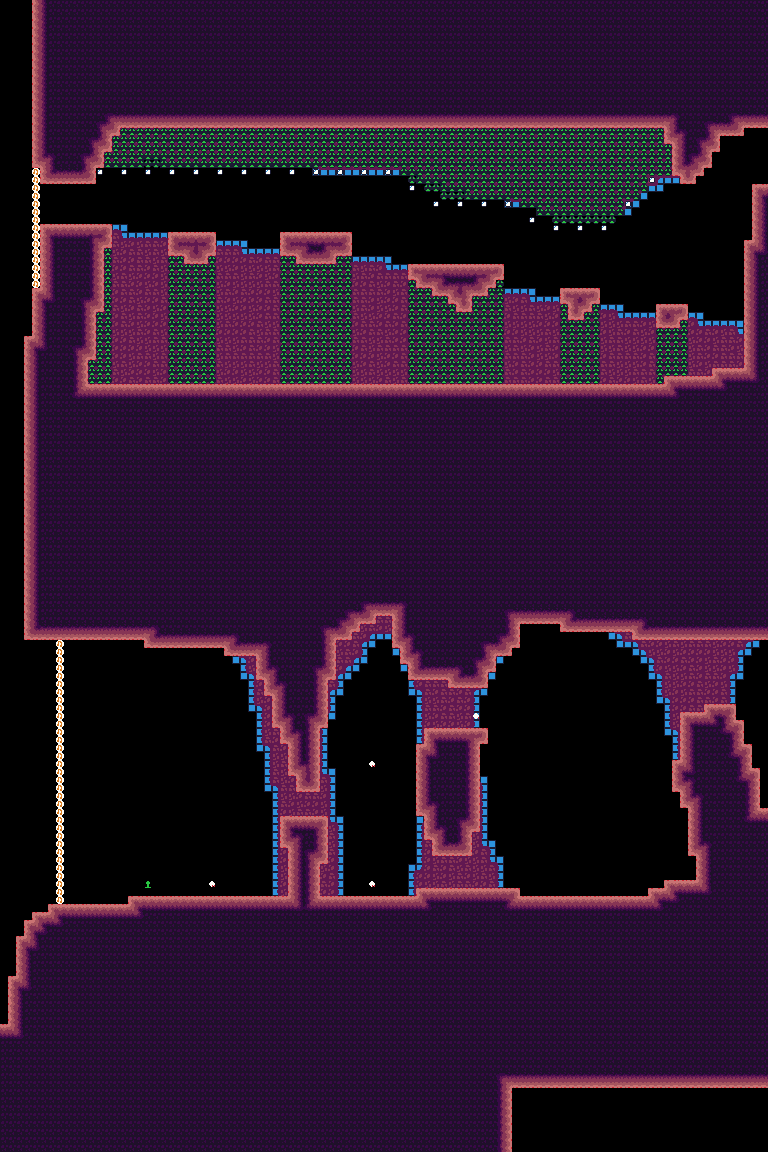

Rendered tile map (Tiled .tmx) drawn with the repository's tilesets; below, a short description and the map source with its tile grids summarised:
An orthogonal 96x144 tile map with 8x8 px tiles, 6 tile layers (bg_draft, bg, fg, entity, ...), 3 tilesets.

<map version="1.9" tiledversion="1.9.2" orientation="orthogonal" renderorder="right-down" width="96" height="144" tilewidth="8" tileheight="8" infinite="0" nextlayerid="13" nextobjectid="1">
 <editorsettings>
  <export target="../../assets/world/room/dirt1.json" format="json" />
 </editorsettings>
 <tileset firstgid="1" source="../rules/tools/tools.tsx" />
 <tileset firstgid="325" source="../tilesets/dirt.tsx" />
 <tileset firstgid="403" source="../tilesets/dirt_bg_decal.tsx" />
 <layer id="5" name="bg_draft" width="96" height="144">
  <data>[13824 cells, 3259 non-empty, 1 distinct tile ids]</data>
 </layer>
 <layer id="1" name="bg" width="96" height="144">
  <data>[13824 cells, 3259 non-empty, 15 distinct tile ids]</data>
 </layer>
 <layer id="2" name="fg" width="96" height="144">
  <data>[13824 cells, 0 non-empty, 0 distinct tile ids]</data>
 </layer>
 <layer id="3" name="entity" width="96" height="144">
  <data>[13824 cells, 1041 non-empty, 6 distinct tile ids]</data>
 </layer>
 <layer id="4" name="draft" width="96" height="144">
  <data>[13824 cells, 8288 non-empty, 1 distinct tile ids]</data>
 </layer>
 <layer id="12" name="map" width="96" height="144">
  <data>[13824 cells, 8288 non-empty, 36 distinct tile ids]</data>
 </layer>
</map>
